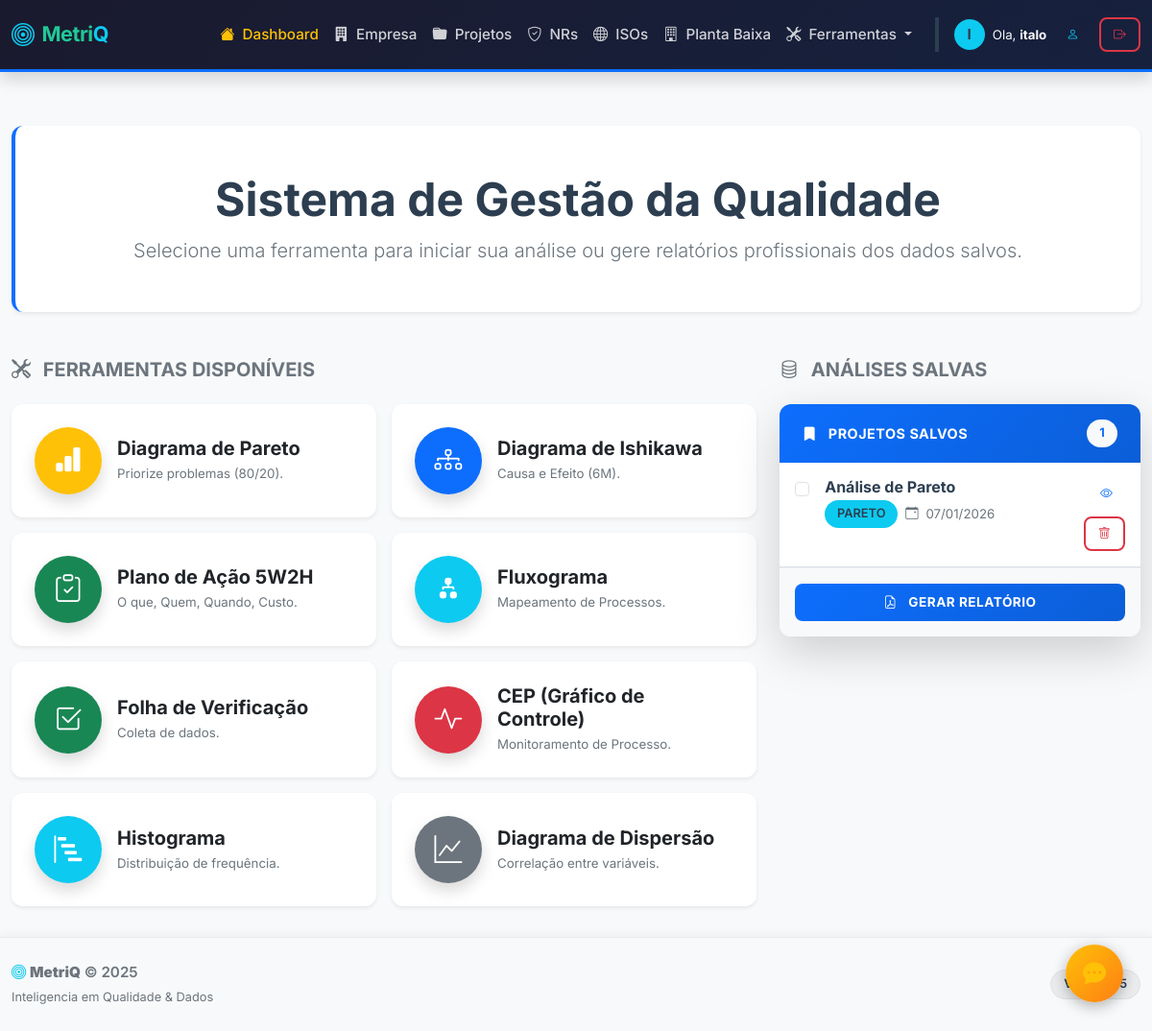
/ (signed in), run on an earlier commit of the app's database.
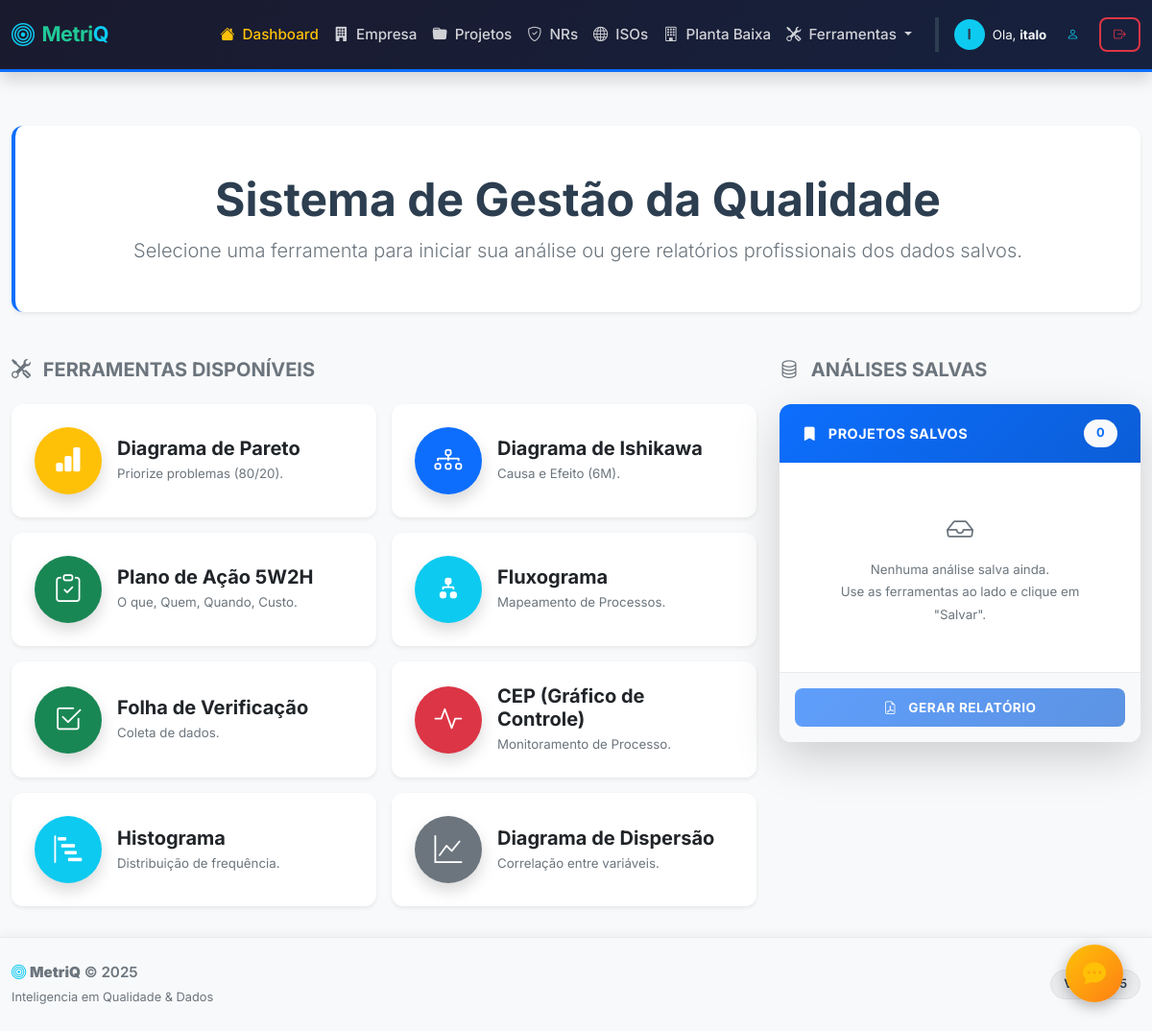
And on a later commit of the database.
### qualidade_flask/models.py (models this page shows, shortened)
class Analise(db.Model):
    __tablename__ = 'analise'
    id = db.Column(db.Integer, primary_key=True)
    tipo = db.Column(db.String(50))
    titulo = db.Column(db.String(100))
    dados = db.Column(db.JSON)
    data_criacao = db.Column(db.DateTime, default=datetime.now)
    user_id = db.Column(db.Integer, db.ForeignKey('user.id'), nullable=False, index=True)

### qualidade_flask/blueprints/main.py (the view)
@main.route('/')
@login_required
def index():
    analises = Analise.query.filter_by(user_id=current_user.id).order_by(Analise.data_criacao.desc()).all()
    ferramentas = [
        {'slug': 'pareto', 'nome': 'Diagrama de Pareto', 'desc': 'Priorize problemas (80/20).', 'icon': 'bi-bar-chart-fill', 'cor': 'warning'},
        {'slug': 'ishikawa', 'nome': 'Diagrama de Ishikawa', 'desc': 'Causa e Efeito (6M).', 'icon': 'bi-diagram-3', 'cor': 'primary'},
        {'slug': '5w2h', 'nome': 'Plano de Ação 5W2H', 'desc': 'O que, Quem, Quando, Custo.', 'icon': 'bi-clipboard-check', 'cor': 'success'},
        {'slug': 'fluxograma', 'nome': 'Fluxograma', 'desc': 'Mapeamento de Processos.', 'icon': 'bi-diagram-2-fill', 'cor': 'info'},
        {'slug': 'folha_verificacao', 'nome': 'Folha de Verificação', 'desc': 'Coleta de dados.', 'icon': 'bi-check2-square', 'cor': 'success'},
        {'slug': 'cep', 'nome': 'CEP (Gráfico de Controle)', 'desc': 'Monitoramento de Processo.', 'icon': 'bi-activity', 'cor': 'danger'},
        {'slug': 'histograma', 'nome': 'Histograma', 'desc': 'Distribuição de frequência.', 'icon': 'bi-bar-chart-steps', 'cor': 'info'},
        {'slug': 'dispersao', 'nome': 'Diagrama de Dispersão', 'desc': 'Correlação entre variáveis.', 'icon': 'bi-graph-up', 'cor': 'secondary'}
    ]
    return render_template('index.html', ferramentas=ferramentas, analises=analises, user=current_user)

### qualidade_flask/templates/index.html (shortened to what the changed rows need)
{% extends 'base.html' %}
{% block content %}
<div class="row mb-5">
    <div class="col-12">
        <div class="card border-0 shadow-sm bg-white border-start border-5 border-primary">
            <div class="card-body py-5 text-center">
                <h1 class="display-5 fw-bold text-dark mb-2">
                    Sistema de Gestão da Qualidade
                </h1>
            </div>
        </div>
    </div>
</div>
<div class="row g-4">
    <div class="col-lg-8 order-lg-1">
        <div class="row g-3">
            {% for item in ferramentas %}
            <div class="col-md-6">
                <div class="card h-100 border-0 shadow-sm tool-card">
                    <div class="card-body d-flex align-items-center gap-3">
                        <div class="rounded-circle bg-{{ item.cor }} text-white d-flex align-items-center justify-content-center flex-shrink-0" style="width: 70px; height: 70px; font-size: 1.8rem;">
                            <i class="bi {{ item.icon }}"></i>
                        </div>
                        <div class="flex-grow-1">
                            <h5 class="card-title fw-bold mb-1">{{ item.nome }}</h5>
                            <p class="card-text text-muted small mb-0">{{ item.desc }}</p>
                        </div>
                    </div>
                </div>
            </div>
            {% endfor %}
        </div>
    </div>
    <div class="col-lg-4 order-lg-2">
        <div class="card shadow-lg border-0 ">
            <div class="card-header bg-primary text-white d-flex justify-content-between align-items-center">
                <span class="fw-bold">
                    <i class="bi bi-bookmark-fill me-2"></i> Projetos Salvos
                </span>
                <span class="badge bg-light text-primary fw-bold">{{ analises|length }}</span>
            </div>
            <div class="card-body p-0">
                <form action="/relatorio" method="POST" target="_blank" id="formRelatorio">
                    <div class="list-group list-group-flush" style="max-height: 500px; overflow-y: auto;">
                        {% if analises %}
                            {% for item in analises %}
                            <label class="list-group-item list-group-item-action d-flex gap-3 align-items-start py-3 px-3 border-bottom">
                                <input class="form-check-input flex-shrink-0 mt-1" type="checkbox" name="analise_id" value="{{ item.id }}">
                                <div class="d-flex w-100 justify-content-between align-items-start">
                                    <div class="flex-grow-1">
                                        <h6 class="mb-1 fw-bold text-dark">{{ item.titulo }}</h6>
                                        <div class="d-flex gap-2 align-items-center">
                                            <span class="badge bg-info text-dark small">{{ item.tipo|upper }}</span>
                                            <small class="text-muted">
                                                <i class="bi bi-calendar-event me-1"></i>
                                                {{ item.data_criacao.strftime('%d/%m/%Y') }}
                                            </small>
                                        </div>
                                    </div>
                                    <div class="d-flex flex-column align-items-end gap-2">
                                        <a href="{{ url_for('main.visualizar', id=item.id) }}" class="btn btn-sm btn-outline-primary" title="Visualizar análise" target="_blank">
                                            <i class="bi bi-eye"></i>
                                        </a>
                                        <button type="button" class="btn btn-sm btn-outline-danger"
                                                data-id="{{ item.id }}"
                                                onclick="deletarAnalise(this, event)"
                                                title="Excluir análise">
                                            <i class="bi bi-trash"></i>
                                        </button>
                                    </div>
                                </div>
                            </label>
                            {% endfor %}
                        {% else %}
                            <div class="p-5 text-center text-muted">
                                <i class="bi bi-inbox fs-3 mb-2 d-block"></i>
                                <p class="small mb-0">Nenhuma análise salva ainda.</p>
                                <small>Use as ferramentas ao lado e clique em "Salvar".</small>
                            </div>
                        {% endif %}
                    </div>
                </form>
            </div>
        </div>
    </div>
</div>
{% endblock %}

What changed in the data, as far as the page shows it:
removed Analise: titulo "Análise de Pareto", tipo "PARETO", data_criacao "07/01/2026"
Also different on the page:
{{ analises|length }}: "1" → "0"
text now shown: "Nenhuma análise salva ainda. Use as ferramentas ao lado e clique em \"Salvar\"."
